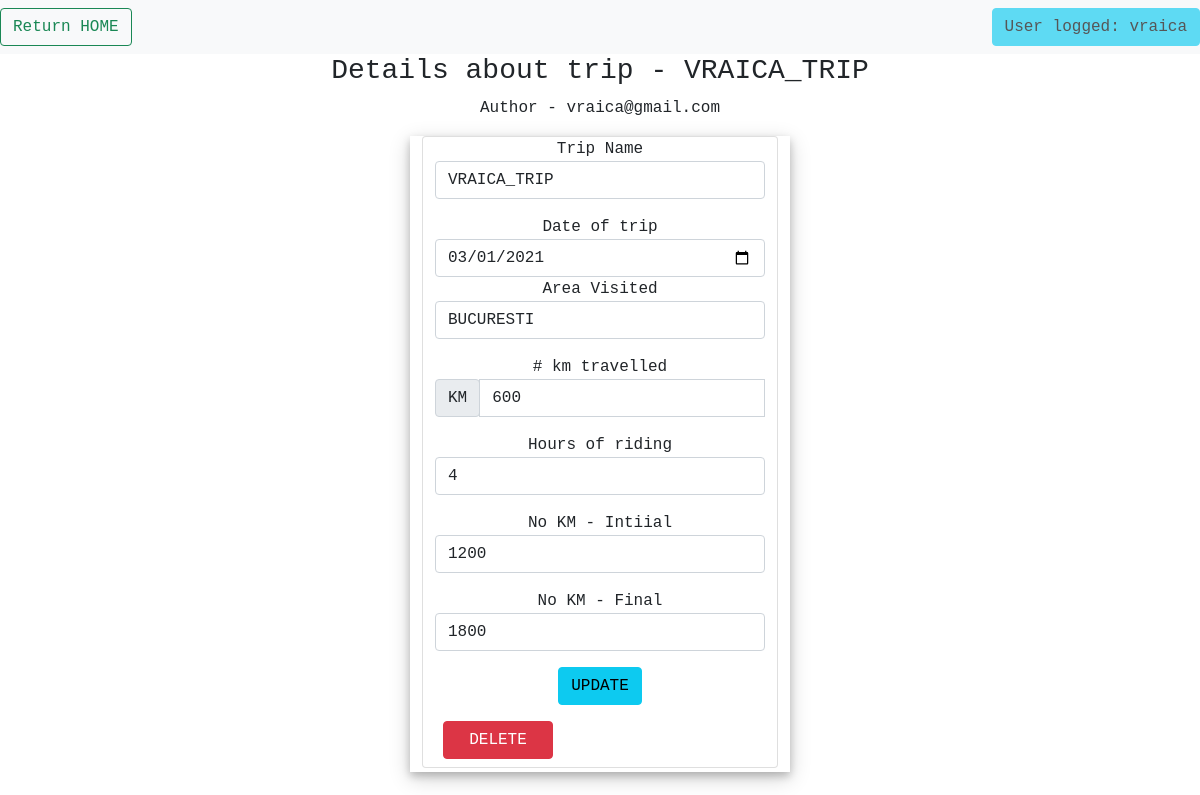
The app's page /trip/VRAICA_TRIP (signed in) with its own data.
### application/models.py (models this page shows, shortened)
class TripRecords(db.Model):
    __tablename__ = 'TripRecords'
    id = db.Column(db.Integer, primary_key=True)
    trip_name = db.Column(db.String(100))
    trip_date = db.Column(db.Date)
    area_name = db.Column(db.String(50))
    km_travelled = db.Column(db.Integer)
    h_travelled = db.Column(db.Integer)
    km_initial = db.Column(db.Integer)
    km_final = db.Column(db.Integer)
    added_by = db.Column(db.String(100))

### application/routes.py (the view)
@app.route('/trip/<trip_name>')
@login_required
def detailed_trip(trip_name):
    if session['logged_user'] != app.config['ADMIN_USER']:
        found_trip = TripRecords.query.filter_by(trip_name=trip_name, added_by=session['logged_user']).first()
    else:
        found_trip = TripRecords.query.filter_by(trip_name=trip_name).first()
    return render_template('detailed_trip.html', detailed_trip=found_trip,
                           crr_user=session['logged_user'].split('@')[0])

### application/routes.py (called while the page is built)
@loginMan.user_loader
def load_user(email):
    return Riders.query.filter_by(email=email).first()

### application/templates/detailed_trip.html (shortened to what this page needs)
{% extends 'trips_common.html' %}
{%block trip_details%}
<div class="text=center">
    <h3>Details about trip - {{detailed_trip.trip_name}}</h3>
    <p>Author - {{detailed_trip.added_by}}</p>
</div>
<div class="text-center container pb-1 form_shadow" style="min-width: 380px; width:30%;">
    <div class="card text-center container ml-2">
        <form action="{{url_for('update_existing_trip', rider_email=detailed_trip.added_by,
                                    trip_name=detailed_trip.trip_name)}}" method="POST" class="needs-validation"
              novalidate>
            <div class="form-row">
                <div class="col-md mb-3">
                    <label for="validationCustom01">Trip Name</label>
                    <input type="text" class="form-control" id="validationCustom01" name="new_trip_name"
                           placeholder="e.g. My Nice Trip" value="{{detailed_trip.trip_name}}"
                           required>
                </div>
                <div>
                    <label for="validationCustom01">Date of trip</label>
                    <input type="date" class="form-control" id="validationCustom011" name="new_trip_date"
                           placeholder="e.g. 23/04/1992" value="{{detailed_trip.trip_date}}"
                           required>
                </div>
                <div class="col-md mb-3">
                    <label for="validationCustom02">Area Visited</label>
                    <input type="text" class="form-control" id="validationCustom02" name="new_area_name"
                           placeholder="e.g. Valea Prahovei" value="{{detailed_trip.area_name}}"
                           required>
                </div>
                <div class="col-md mb-3">
                    <label for="validationCustomUsername"># km travelled</label>
                    <div class="input-group">
                        <div class="input-group-prepend">
                            <span class="input-group-text" id="inputGroupPrepend">KM</span>
                        </div>
                        <input type="number" class="form-control" id="validationCustomUsername" name="new_km_travelled"
                               placeholder="e.g. 777" value="{{detailed_trip.km_travelled}}"
                               aria-describedby="inputGroupPrepend" required>
                    </div>
                </div>
            </div>
            <div class="form-row">
                <div class="col-md mb-3">
                    <label for="validationCustom03">Hours of riding</label>
                    <input type="number" class="form-control" id="validationCustom03" name="new_hours_riding"
                           placeholder="e.g 2" value="{{detailed_trip.h_travelled}}" required>
                </div>
                <div class="col-md mb-3">
                    <label for="validationCustom04">No KM - Intiial</label>
                    <input type="number" class="form-control" id="validationCustom04" name="new_km_initial"
                           placeholder="e.g. 31200" value="{{detailed_trip.km_initial}}" required>
                </div>
                <div class="col-md mb-3">
                    <label for="validationCustom05">No KM - Final</label>
                    <input type="number" class="form-control" id="validationCustom05" name="new_km_final"
                           placeholder="e.g. 31520" value="{{detailed_trip.km_final}}" required>
                </div>
            </div>
            <button class="btn btn-info mb-2" name="update_trip" type="submit" value="tripUpdate">UPDATE</button>
        </form>
        <a href="{{url_for('delete_trip', rider_email = detailed_trip.added_by, trip_name=detailed_trip.trip_name)}}"
           class="btn btn-danger m-2" style="width: 110px">DELETE</a>
    </div>
</div>
{%endblock%}

### application/static/style.css (style rules this page uses)
.form_shadow { box-shadow: 0 4px 8px 0 rgba(0, 0, 0, 0.2), 0 6px 20px 0 rgba(0, 0, 0, 0.19); text-align: center; }
* { font-family: 'Courier New'; }
p, h1, h3, a { font-family: 'Courier New'; }

### records on screen
TripRecords: trip_name "VRAICA_TRIP", added_by "vraica@gmail.com", new_trip_name "VRAICA_TRIP", new_trip_date "03/01/2021", new_area_name "BUCURESTI", new_km_travelled "600", new_hours_riding "4", new_km_initial "1200", new_km_final "1800"

### other values on screen
{{ crr_user }} "vraica"
